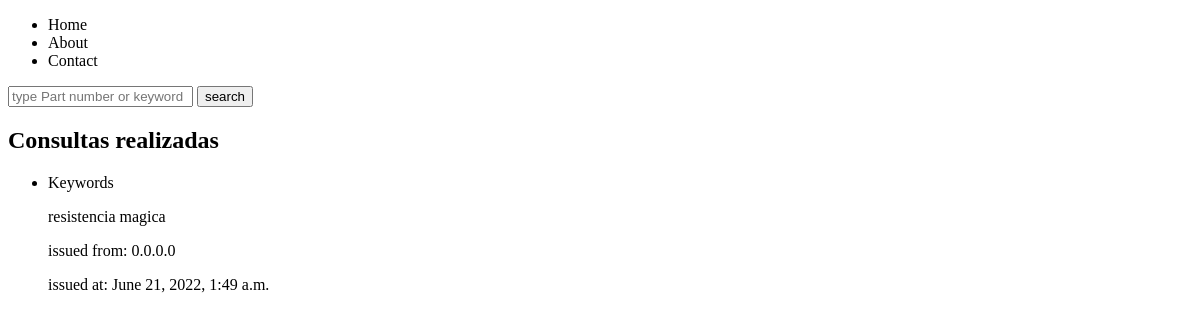
The app's page /, older data.
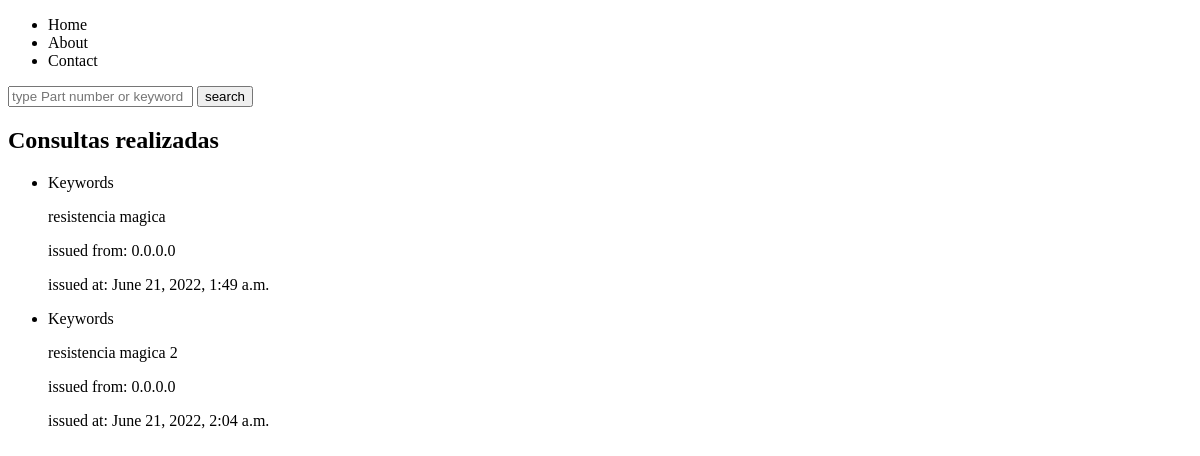
The same page, newer data.
### searches/models/search.py (models this page shows, shortened)
class Search(models.Model):
    keywords = models.CharField(max_length=200, null=False)
    customer_ip = models.CharField(max_length=30, null=True)
    issued_at = models.DateTimeField(auto_now=True, null=False)

### searches/views.py (the view)
# urls.py: path('', views.index, name='index'),
def index(request):
    s_list = Search.objects.all()
    return render(request, 'index/show.html', context={'items': s_list})

### searches/templates/index/show.html (shortened to what this page needs)
{% extends "base.html" %}
{% block content %}
    <form method="POST" action="{% url 'searches:create' %}">
        <input name="query-item" type="text" placeholder="type Part number or keyword">
        <input type="submit" value="search">
    </form>
    <div>
        <h2>Consultas realizadas</h2>
        <ul>
            {% for i in items %}
                <li>
                    <div>
                        <label>Keywords</label>
                        <p>{{ i.keywords }}</p>
                        <p>issued from: {{ i.customer_ip }}</p>
                        <p>issued at: {{ i.issued_at }}</p>
                    </div>
                </li>
            {% endfor %}
        </ul>
    </div>
{% endblock %}

Row changes from the older to the newer data that the page shows:
added Search: keywords "resistencia magica 2", customer_ip "0.0.0.0", issued_at "June 21, 2022, 2:04 a.m."
